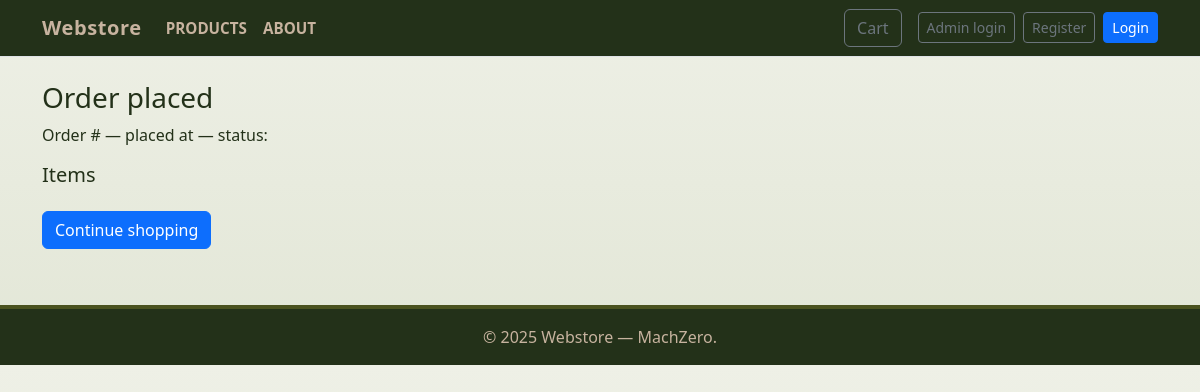
The page /order/success/10 on the database as committed earlier.
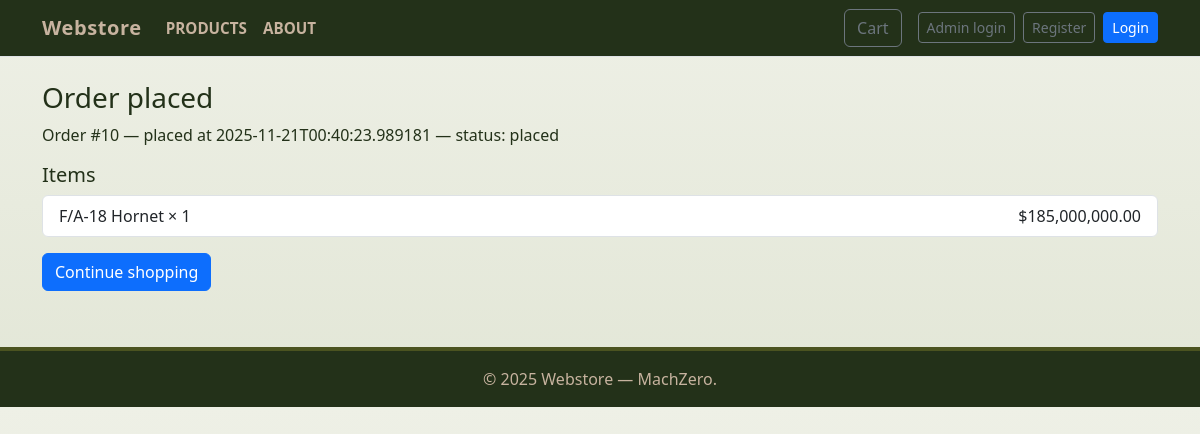
The same page on the database as committed later.
### tables this page shows
CREATE TABLE orders (
        id INTEGER PRIMARY KEY,
        customer_id INTEGER NOT NULL,
        total REAL NOT NULL,
        status TEXT NOT NULL,
        created_at TEXT NOT NULL, agency TEXT, authorized_officer TEXT, official_email TEXT, position_clearance TEXT, contact_number TEXT, po_number TEXT, contract_reference TEXT, funding_source TEXT, auth_doc TEXT, vendor_id TEXT, end_user_cert TEXT, export_license_status TEXT, delivery_location TEXT, required_delivery_date TEXT, payment_method TEXT, declaration_agreed INTEGER, digital_signature TEXT,
        FOREIGN KEY(customer_id) REFERENCES customers(id) ON DELETE CASCADE
    );

CREATE TABLE order_items (
        id INTEGER PRIMARY KEY,
        order_id INTEGER NOT NULL,
        product_id INTEGER NOT NULL,
        quantity INTEGER NOT NULL,
        unit_price REAL NOT NULL,
        FOREIGN KEY(order_id) REFERENCES orders(id) ON DELETE CASCADE,
        FOREIGN KEY(product_id) REFERENCES products(id) ON DELETE RESTRICT
    );

CREATE TABLE products (
        id INTEGER PRIMARY KEY,
        sku TEXT UNIQUE NOT NULL,
        name TEXT NOT NULL,
        description TEXT,
        price REAL NOT NULL,
        image TEXT,
        created_at TEXT NOT NULL
    , stock INTEGER NOT NULL DEFAULT 0);

### app.py (the view)
@app.route("/order/success/<int:order_id>")
def order_success(order_id):
    db = get_db()
    order = db.execute("SELECT o.id, o.total, o.status, o.created_at, c.name, c.email FROM orders o LEFT JOIN customers c ON o.customer_id = c.id WHERE o.id = ?", (order_id,)).fetchone()
    items = db.execute("SELECT oi.quantity, oi.unit_price, p.name FROM order_items oi JOIN products p ON oi.product_id = p.id WHERE oi.order_id = ?", (order_id,)).fetchall()
    return render_template("order_success.html", order=order, items=items)

### app.py (called while the page is built)
def get_db():
    if 'db' not in g:
        conn = sqlite3.connect(DB_PATH)
        conn.row_factory = sqlite3.Row
        conn.execute("PRAGMA foreign_keys = ON;")
        g.db = conn
    return g.db

@app.context_processor
def inject_cart_count():
    cart = session.get("cart", {}) if session is not None else {}
    try:
        count = sum(int(v) for v in cart.values()) if cart else 0
    except Exception:
        count = 0
    return {"cart_count": count}

### templates/order_success.html (shortened to what this page needs)
<!doctype html>
<html lang="en">
<head>
  <link href="https://cdn.jsdelivr.net/npm/bootstrap@5.3.0/dist/css/bootstrap.min.css" rel="stylesheet">
  <link rel="stylesheet" href="{{ url_for('static', filename='css/styles.css') }}">
</head>
<body>
  {% include 'navbar.html' %}
  <div class="container py-4">
    <h3>Order placed</h3>
    <p>Order #{{ order.id }} — placed at {{ order.created_at }} — status: {{ order.status }}</p>
    <h5>Items</h5>
    <ul class="list-group mb-3">
      {% for it in items %}
      <li class="list-group-item d-flex justify-content-between">
        <div>{{ it["name"] }} × {{ it["quantity"] }}</div>
        <div>${{ "{:,.2f}".format(it["unit_price"] * it["quantity"]) }}</div>
      </li>
      {% endfor %}
    </ul>
    <a href="{{ url_for('products') }}" class="btn btn-primary">Continue shopping</a>
  </div>
</body>
<footer>
  <div class="container">
    &copy; {{ 2025 }} Webstore — MachZero.
  </div>
</footer>
</html>

Rows that differ between the two databases and show on the page:
added orders: id "10", created_at "2025-11-21T00:40:23.989181", status "placed"
added order_items: name "F/A-18 Hornet", quantity "1", it['unit_price']*it['quantity'] "185,000,000.00"
